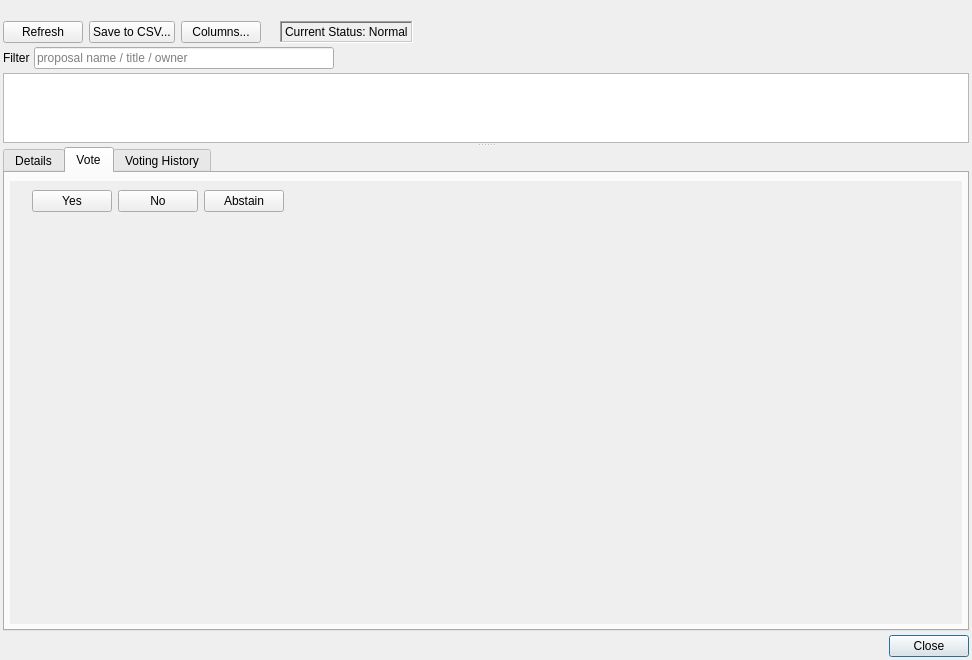
<?xml version="1.0" encoding="UTF-8"?>
<ui version="4.0">
 <class>ProposalVoteDialog</class>
 <widget class="QDialog" name="ProposalVoteDialog">
  <property name="geometry">
   <rect>
    <x>0</x>
    <y>0</y>
    <width>972</width>
    <height>660</height>
   </rect>
  </property>
  <property name="sizePolicy">
   <sizepolicy hsizetype="Minimum" vsizetype="Minimum">
    <horstretch>0</horstretch>
    <verstretch>0</verstretch>
   </sizepolicy>
  </property>
  <property name="minimumSize">
   <size>
    <width>972</width>
    <height>660</height>
   </size>
  </property>
  <property name="maximumSize">
   <size>
    <width>972</width>
    <height>660</height>
   </size>
  </property>
  <property name="sizeIncrement">
   <size>
    <width>0</width>
    <height>0</height>
   </size>
  </property>
  <property name="baseSize">
   <size>
    <width>972</width>
    <height>605</height>
   </size>
  </property>
  <property name="windowTitle">
   <string>Proposal Voting</string>
  </property>
  <property name="windowIcon">
   <iconset resource="../blocknetdx.qrc">
    <normaloff>:/icons/proposalvoting</normaloff>:/icons/proposalvoting</iconset>
  </property>
  <property name="modal">
   <bool>false</bool>
  </property>
  <layout class="QVBoxLayout" name="verticalLayout">
   <property name="spacing">
    <number>4</number>
   </property>
   <property name="leftMargin">
    <number>3</number>
   </property>
   <property name="topMargin">
    <number>3</number>
   </property>
   <property name="rightMargin">
    <number>3</number>
   </property>
   <property name="bottomMargin">
    <number>3</number>
   </property>
   <item>
    <widget class="QLabel" name="lblMessage">
     <property name="text">
      <string/>
     </property>
     <property name="wordWrap">
      <bool>true</bool>
     </property>
    </widget>
   </item>
   <item>
    <layout class="QHBoxLayout" name="horizontalLayout">
     <property name="spacing">
      <number>6</number>
     </property>
     <item>
      <widget class="QPushButton" name="btnProposalsRefresh">
       <property name="text">
        <string>Refresh</string>
       </property>
       <property name="autoDefault">
        <bool>false</bool>
       </property>
      </widget>
     </item>
     <item>
      <widget class="QPushButton" name="btnProposalsSaveToCSV">
       <property name="text">
        <string>Save to CSV...</string>
       </property>
       <property name="autoDefault">
        <bool>false</bool>
       </property>
      </widget>
     </item>
     <item>
      <widget class="QPushButton" name="btnProposalsColumns">
       <property name="text">
        <string>Columns...</string>
       </property>
       <property name="autoDefault">
        <bool>false</bool>
       </property>
      </widget>
     </item>
     <item>
      <widget class="QLabel" name="lblBudgetSummary">
       <property name="text">
        <string/>
       </property>
       <property name="openExternalLinks">
        <bool>true</bool>
       </property>
       <property name="textInteractionFlags">
        <set>Qt::LinksAccessibleByMouse|Qt::TextSelectableByMouse</set>
       </property>
      </widget>
     </item>
     <item>
      <widget class="QLabel" name="statusLabel">
       <property name="frameShape">
        <enum>QFrame::WinPanel</enum>
       </property>
       <property name="frameShadow">
        <enum>QFrame::Sunken</enum>
       </property>
       <property name="text">
        <string>Current Status: Normal</string>
       </property>
      </widget>
     </item>
     <item>
      <spacer name="horizontalSpacer">
       <property name="orientation">
        <enum>Qt::Horizontal</enum>
       </property>
       <property name="sizeHint" stdset="0">
        <size>
         <width>40</width>
         <height>20</height>
        </size>
       </property>
      </spacer>
     </item>
    </layout>
   </item>
   <item>
    <layout class="QHBoxLayout" name="layoutFilter">
     <item>
      <widget class="QLabel" name="lblProposalFilter">
       <property name="text">
        <string>Filter</string>
       </property>
      </widget>
     </item>
     <item>
      <widget class="QLineEdit" name="edtProposalFilter">
       <property name="sizePolicy">
        <sizepolicy hsizetype="Maximum" vsizetype="Fixed">
         <horstretch>0</horstretch>
         <verstretch>0</verstretch>
        </sizepolicy>
       </property>
       <property name="minimumSize">
        <size>
         <width>300</width>
         <height>0</height>
        </size>
       </property>
       <property name="placeholderText">
        <string>proposal name / title / owner</string>
       </property>
       <property name="clearButtonEnabled">
        <bool>true</bool>
       </property>
      </widget>
     </item>
     <item>
      <spacer name="hsFilter">
       <property name="orientation">
        <enum>Qt::Horizontal</enum>
       </property>
       <property name="sizeHint" stdset="0">
        <size>
         <width>40</width>
         <height>20</height>
        </size>
       </property>
      </spacer>
     </item>
    </layout>
   </item>
   <item>
    <widget class="QSplitter" name="detailsSplitter">
     <property name="orientation">
      <enum>Qt::Vertical</enum>
     </property>
     <widget class="QTableView" name="propsView">
      <property name="styleSheet">
       <string notr="true">QTableView{
  gridline-color: lightgray
}</string>
      </property>
      <property name="sizeAdjustPolicy">
       <enum>QAbstractScrollArea::AdjustToContentsOnFirstShow</enum>
      </property>
      <property name="editTriggers">
       <set>QAbstractItemView::AnyKeyPressed|QAbstractItemView::CurrentChanged|QAbstractItemView::DoubleClicked|QAbstractItemView::EditKeyPressed</set>
      </property>
      <property name="alternatingRowColors">
       <bool>false</bool>
      </property>
      <property name="selectionMode">
       <enum>QAbstractItemView::SingleSelection</enum>
      </property>
      <property name="selectionBehavior">
       <enum>QAbstractItemView::SelectRows</enum>
      </property>
      <property name="showGrid">
       <bool>true</bool>
      </property>
      <property name="sortingEnabled">
       <bool>true</bool>
      </property>
      <attribute name="verticalHeaderVisible">
       <bool>true</bool>
      </attribute>
      <attribute name="verticalHeaderCascadingSectionResizes">
       <bool>false</bool>
      </attribute>
      <attribute name="verticalHeaderHighlightSections">
       <bool>false</bool>
      </attribute>
     </widget>
     <widget class="QTabWidget" name="tabsDetails">
      <property name="currentIndex">
       <number>1</number>
      </property>
      <widget class="QWidget" name="tabDetails">
       <property name="styleSheet">
        <string notr="true"/>
       </property>
       <attribute name="title">
        <string>Details</string>
       </attribute>
       <layout class="QVBoxLayout" name="verticalLayout_2">
        <property name="sizeConstraint">
         <enum>QLayout::SetDefaultConstraint</enum>
        </property>
        <property name="leftMargin">
         <number>5</number>
        </property>
        <property name="topMargin">
         <number>5</number>
        </property>
        <property name="rightMargin">
         <number>5</number>
        </property>
        <property name="bottomMargin">
         <number>5</number>
        </property>
        <item>
         <widget class="QTextBrowser" name="edtDetails">
          <property name="frameShape">
           <enum>QFrame::NoFrame</enum>
          </property>
          <property name="frameShadow">
           <enum>QFrame::Plain</enum>
          </property>
          <property name="acceptRichText">
           <bool>false</bool>
          </property>
          <property name="openExternalLinks">
           <bool>true</bool>
          </property>
         </widget>
        </item>
       </layout>
      </widget>
      <widget class="QWidget" name="tabVoting">
       <attribute name="title">
        <string>Vote</string>
       </attribute>
       <layout class="QVBoxLayout" name="verticalLayout_5">
        <property name="leftMargin">
         <number>5</number>
        </property>
        <property name="topMargin">
         <number>8</number>
        </property>
        <property name="rightMargin">
         <number>5</number>
        </property>
        <property name="bottomMargin">
         <number>5</number>
        </property>
        <item>
         <widget class="QScrollArea" name="scrollAreaVoting">
          <property name="frameShape">
           <enum>QFrame::NoFrame</enum>
          </property>
          <property name="widgetResizable">
           <bool>true</bool>
          </property>
          <widget class="QWidget" name="scrollAreaVotingContents">
           <property name="geometry">
            <rect>
             <x>0</x>
             <y>0</y>
             <width>952</width>
             <height>418</height>
            </rect>
           </property>
           <layout class="QVBoxLayout" name="verticalLayout_3">
            <item>
             <layout class="QGridLayout" name="layoutUserVoting">
              <item row="0" column="2">
               <widget class="QPushButton" name="btnVoteNoForAll">
                <property name="toolTip">
                 <string>Vote No for all masternodes.</string>
                </property>
                <property name="text">
                 <string>No</string>
                </property>
                <property name="autoDefault">
                 <bool>false</bool>
                </property>
               </widget>
              </item>
              <item row="0" column="1">
               <widget class="QPushButton" name="btnVoteYesForAll">
                <property name="toolTip">
                 <string>Vote Yes for all masternodes.</string>
                </property>
                <property name="text">
                 <string>Yes</string>
                </property>
                <property name="autoDefault">
                 <bool>false</bool>
                </property>
               </widget>
              </item>
              <item row="0" column="4">
               <widget class="QLabel" name="label_4">
                <property name="text">
                 <string/>
                </property>
               </widget>
              </item>
              <item row="0" column="3">
               <widget class="QPushButton" name="btnVoteAbstainForAll">
                <property name="toolTip">
                 <string>Vote Abstain for all masternodes.</string>
                </property>
                <property name="text">
                 <string>Abstain</string>
                </property>
                <property name="autoDefault">
                 <bool>false</bool>
                </property>
               </widget>
              </item>
              <item row="0" column="0">
               <widget class="QLabel" name="label_3">
                <property name="text">
                 <string/>
                </property>
                <property name="alignment">
                 <set>Qt::AlignRight|Qt::AlignTrailing|Qt::AlignVCenter</set>
                </property>
               </widget>
              </item>
              <item row="0" column="5">
               <spacer name="horizontalSpacer_7">
                <property name="orientation">
                 <enum>Qt::Horizontal</enum>
                </property>
                <property name="sizeHint" stdset="0">
                 <size>
                  <width>40</width>
                  <height>20</height>
                 </size>
                </property>
               </spacer>
              </item>
             </layout>
            </item>
            <item>
             <spacer name="verticalSpacer_2">
              <property name="orientation">
               <enum>Qt::Vertical</enum>
              </property>
              <property name="sizeHint" stdset="0">
               <size>
                <width>20</width>
                <height>40</height>
               </size>
              </property>
             </spacer>
            </item>
           </layout>
          </widget>
         </widget>
        </item>
       </layout>
      </widget>
      <widget class="QWidget" name="tabVoteList">
       <attribute name="title">
        <string>Voting History</string>
       </attribute>
       <layout class="QVBoxLayout" name="verticalLayout_4">
        <item>
         <widget class="QSplitter" name="votesSplitter">
          <property name="sizePolicy">
           <sizepolicy hsizetype="Expanding" vsizetype="Preferred">
            <horstretch>0</horstretch>
            <verstretch>0</verstretch>
           </sizepolicy>
          </property>
          <property name="orientation">
           <enum>Qt::Horizontal</enum>
          </property>
          <widget class="QWidget" name="layoutWidget">
           <layout class="QVBoxLayout" name="layoutVotesView">
            <property name="spacing">
             <number>2</number>
            </property>
            <item>
             <layout class="QHBoxLayout" name="horizontalLayout_2">
              <property name="spacing">
               <number>8</number>
              </property>
              <item>
               <widget class="QPushButton" name="btnVotesRefresh">
                <property name="toolTip">
                 <string>Reads new votes from the Dash network</string>
                </property>
                <property name="text">
                 <string>Refresh</string>
                </property>
                <property name="autoDefault">
                 <bool>false</bool>
                </property>
               </widget>
              </item>
              <item>
               <widget class="QPushButton" name="btnVotesSaveToCSV">
                <property name="text">
                 <string>Save to CSV...</string>
                </property>
                <property name="autoDefault">
                 <bool>false</bool>
                </property>
               </widget>
              </item>
              <item>
               <widget class="QCheckBox" name="chbOnlyMyVotes">
                <property name="toolTip">
                 <string/>
                </property>
                <property name="text">
                 <string>Show my votes only</string>
                </property>
               </widget>
              </item>
              <item>
               <spacer name="horizontalSpacer_2">
                <property name="orientation">
                 <enum>Qt::Horizontal</enum>
                </property>
                <property name="sizeHint" stdset="0">
                 <size>
                  <width>40</width>
                  <height>20</height>
                 </size>
                </property>
               </spacer>
              </item>
             </layout>
            </item>
            <item>
             <layout class="QHBoxLayout" name="layoutVotesViewFilter">
              <property name="spacing">
               <number>8</number>
              </property>
              <item>
               <widget class="QLabel" name="label_2">
                <property name="text">
                 <string>Filter:</string>
                </property>
               </widget>
              </item>
              <item>
               <widget class="QLineEdit" name="edtVotesViewFilter"/>
              </item>
              <item>
               <widget class="QPushButton" name="btnApplyVotesViewFilter">
                <property name="text">
                 <string>Apply</string>
                </property>
                <property name="autoDefault">
                 <bool>false</bool>
                </property>
               </widget>
              </item>
             </layout>
            </item>
            <item>
             <widget class="QTableView" name="votesView">
              <property name="sizePolicy">
               <sizepolicy hsizetype="Expanding" vsizetype="Expanding">
                <horstretch>0</horstretch>
                <verstretch>0</verstretch>
               </sizepolicy>
              </property>
              <attribute name="verticalHeaderVisible">
               <bool>false</bool>
              </attribute>
             </widget>
            </item>
           </layout>
          </widget>
          <widget class="QWidget" name="verticalLayoutWidget">
           <layout class="QVBoxLayout" name="layoutVotesChart">
            <item>
             <layout class="QHBoxLayout" name="horizontalLayout_3">
              <item>
               <widget class="QRadioButton" name="rbVotesChartIncremental">
                <property name="text">
                 <string>Votes by date (incremental)</string>
                </property>
                <property name="checked">
                 <bool>true</bool>
                </property>
               </widget>
              </item>
              <item>
               <widget class="QRadioButton" name="rbVotesChartFinal">
                <property name="text">
                 <string>Votes summary</string>
                </property>
               </widget>
              </item>
              <item>
               <widget class="QRadioButton" name="rbVotesChartChanges">
                <property name="text">
                 <string>Vote changes by date</string>
                </property>
               </widget>
              </item>
              <item>
               <spacer name="horizontalSpacer_8">
                <property name="orientation">
                 <enum>Qt::Horizontal</enum>
                </property>
                <property name="sizeHint" stdset="0">
                 <size>
                  <width>40</width>
                  <height>20</height>
                 </size>
                </property>
               </spacer>
              </item>
             </layout>
            </item>
           </layout>
          </widget>
         </widget>
        </item>
       </layout>
      </widget>
     </widget>
    </widget>
   </item>
   <item>
    <widget class="QDialogButtonBox" name="buttonBox">
     <property name="standardButtons">
      <set>QDialogButtonBox::Close</set>
     </property>
    </widget>
   </item>
  </layout>
 </widget>
 <resources>
  <include location="../blocknetdx.qrc"/>
 </resources>
 <connections/>
 <slots>
  <signal>signal1()</signal>
  <slot>slot1()</slot>
 </slots>
</ui>
